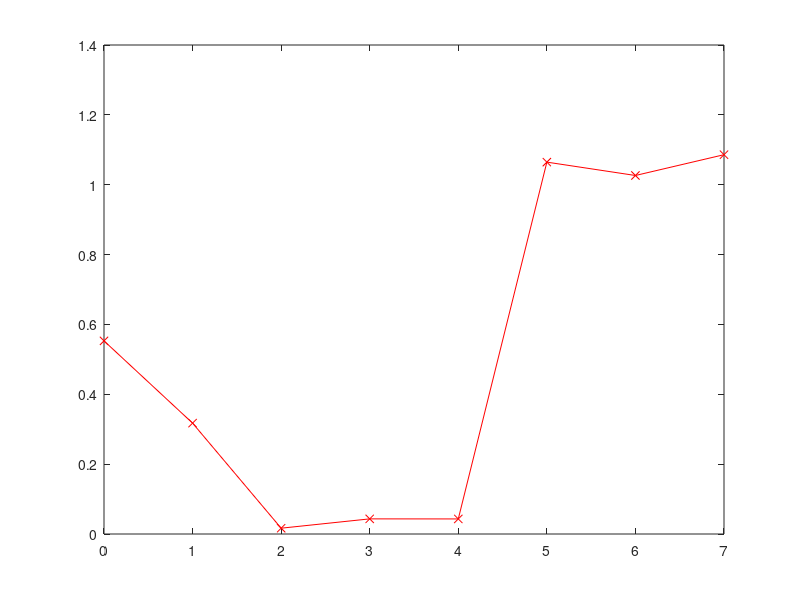

The MATLAB source for this figure:
% orien.m

% wide angle:
x = [0.040375020162808015, 0.047221939521796104, 0.007843137254313626, 0.6183780299511946, 0.4159821366659203, 0.3854524945189508, 0.3882550995157424, 0.06383851214029998];

% 90 degrees:
x = [0.32185544479998857, 0.3134557679799086, 0.4159821381879157, 0.3771643949572713, 0.4381640069115338, 0.43024808897799943, 0.1888877602686862, 0.28573680301718696];
x = [0.43816400866113986, 0.8541460941075139, 0.8153279748512094, 0.8543621241802204, 0.03615507705167684, 0.03350589773210105, 0.01616904150926686, 0.2496287146505078];
x = [0.4226270632399103, 0.5981818858281897, 0.6374858167386522, 0.6277221080636742, 0.24613603863995648, 0.22610277644455326, 0.10034841813261482, 0.29723885293308056];

x = [0.428212879134534, 0.834565465698029, 0.7065047755196769, 0.733296812376554, 0.04198740566776456, 0.02862387030141166, 0.06591736187856041, 0.2781919799785802];



x = [0.20546175525344423,0.1631108575919285,0,0.01240108886337472,0.030628430101643046,0.08951146831777772,0.03551131426719865,0.20964810046381133,0.19984615382318674,0.21536517988549467,0.2058730156608013,0.25098039215968193,0.24755629963697567,0.417918534611113,0.05829830881653871,0.17612165939668778];


x = [0.014139416767216565,0.04384447014681271,0,0.017537788058801674,0.0620054443170395,0.03941127694557057,0.07231015260621848,0.08812629433031052,0.08392523356482985,0.09685560027656101,0.09255234291132611,0.08812629433115468,0.301731514686225,0.6418926263676598,0.34261585035492836,0.14057606532247902];




d = [0.06320515595105441,0.010073863499712076,0.07596290886892915,0.07483794330985383,0.07608481971631353,0.08046246076083109,0.05996251823864625,0.041516264568750176,0.025873091441514985,0.03214455814629064,0.05218650917856981,0.04754899175579163,0.09728838167143959,0.08697033024104742,0.07874177781537317,0.09714042483588216];
a = [0,0.39269908169872414,0.7853981633974483,1.1780972450961724,1.5707963267948966,1.9634954084936207,2.356194490192345,2.748893571891069,3.141592653589793,3.5342917352885173,3.9269908169872414,4.319689898685965,4.71238898038469,5.105088062083414,5.497787143782138,5.890486225480862];




a = [3.0431230864693575,-2.748177478178527,-2.705017347146463,2.9785141223393317,2.973792176217653,2.8887565990213435,2.7631407543430773,2.6682446708889076,2.6024501052793063,2.5615797731910255];
x = [0.780402947769001,0.5979931172145143,0.5814349307372424,1.2889719007152634,1.3727165654110438,1.21331647647084,0.9089479204494153,0.6074028625725585,0.37640326587440875,0.2227947687469436];
s = [0.25,0.3401975000435942,0.4629373561436452,0.6299605249474366,0.8572439828530728,1.1665290395761168,1.5874010519681994,2.1601194777846127,2.939468984551197,4];

a = [-3.0271643366750016,-0.9548604045496351,-0.9490930251656847,-0.830619980062543,-0.844930675153836,-0.7759613435511229,-0.8278810983983796,-0.870628629559458,-0.9073888810800516,-0.9463302347969791];
x = [0.3898307246125433,0.8384441370812711,0.7556888888189711,1.130738456365449,1.0854414347704058,0.9315179065384777,0.7219971770348438,0.4975084305760489,0.31469051221216227,0.1885390103519333];




a = [2.313303209270467,-0.5346383482876833,-0.14858316575849656,-1.0364918092085782,-1.241263378155422,-1.2672606497254466,-1.2628414574818114,-1.268834733127612,-1.292374846682242,-1.3349263044110478];
x = [0.9302011879388861,0.5828048626511851,0.5484467482692806,2.26901929827915,2.464090759847104,2.17876715150696,1.5679908529236375,1.015321891563648,0.6231830188416805,0.372428384040032];


a = [0.37862348617783015,-1.9713194348146814,-1.9518326367886893,-2.2706349547901548,-2.879844645024786,-3.1031188957220173,3.1275695658478404,3.0761629285176926,3.023269551851574,2.9700082162880164];
x = [0.20537136148886853,0.459717995698524,0.435875425684141,0.5753741893899974,0.5587215642586381,0.6008096453783899,0.5502155613461084,0.43891684051745455,0.32089731842058433,0.21286064571139648];



a = [-2.7353513350332888,1.8511672239933006,0.5309745895568582,0.9117860815147658,1.834941616531319,1.9660853156926983,0.046486373017534055,-0.5521040211765029,-0.6077182923730421,-0.5276209816533807];
x = [0.07958206874155004,0.26654964651207735,0.18823127700943643,0.3036882561243146,0.0801190123459397,0.03022561735217847,0.017404964661732632,0.02613456909815597,0.021434296215777502,0.010673693402031066];

a = [-0.26660888024150936,-2.894366235733121,3.127328031580468,3.026508731335311,3.070033877868438,3.006724357957435,3.010738988689277,3.0374224868958364,3.0561716851202902,3.058776316253553];
x = [0.6484859253520638,0.11915988651270729,0.047571306951981425,0.1352255841600058,0.10893805325662108,0.07787740596157379,0.05024125640565993,0.031841748095095025,0.020969686300820148,0.014462765142859439];

a = [-2.7353513350332888,1.8511672239933006,0.5309745895568582,0.9117860815147658,1.834941616531319,1.9660853156926983,0.046486373017534055,-0.5521040211765029,-0.6077182923730421,-0.5276209816533807];
x = [0.07958206874155004,0.26654964651207735,0.18823127700943643,0.3036882561243146,0.0801190123459397,0.03022561735217847,0.017404964661732632,0.02613456909815597,0.021434296215777502,0.010673693402031066];

a = [-0.08670322628488417,-2.8876376120064156,-3.0729318534527725,0.9689148841970723,1.1701149564681714,1.1529725298447646,1.0955115875970933,1.0181516804509099,0.9896874283198367,0.9786813675895998];
x = [0.3113024603783524,0.47184079152069786,0.5191807228991782,0.618119174158443,0.45000153925584585,0.29016649201576056,0.19790786389128914,0.13023660530628456,0.08275369075130419,0.04976030248408893];




x = [0.5529272721248483,0.31742912108543886,0.016637806512661044,0.04331514214235214,0.04313725584060248,1.0646751872855476,1.0264251717806676,1.0859346805901555];




size(x)

hold off;
plot(0:(size(x,2)-1),x, 'r-x' );
% plot(a,d, 'r-x' );


% plot(s,x, 'r-x' );

hold on;

% plot(s,a, 'b-x' );

% plot(s,y, 'b-x' );






